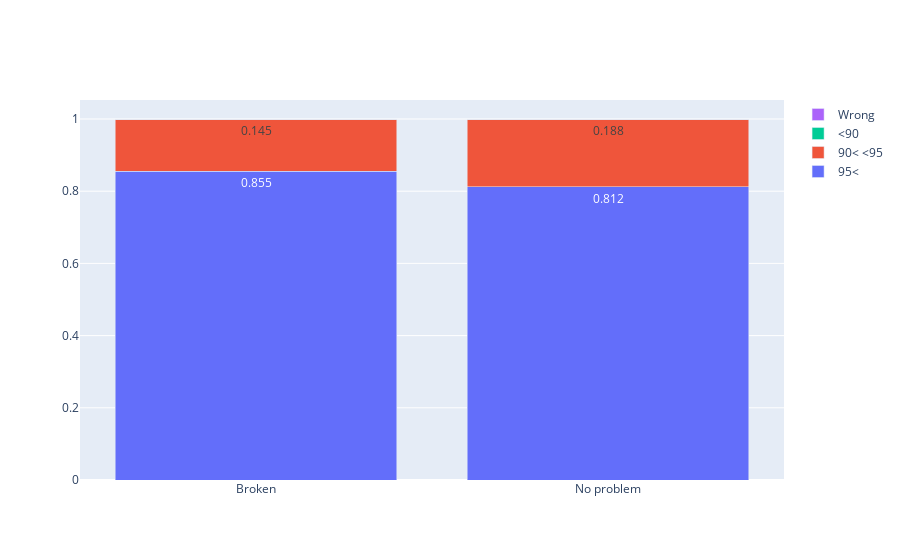

The cell this chart's notebook holds for it:
### Code cell
fig = go.Figure(
    data=[
        go.Bar(name="95<", x=["Broken", "No problem"], y=test[0], text=test[0]),
        go.Bar(name="90< <95", x=["Broken", "No problem"], y=test[1], text=test[1]),
        go.Bar(name="<90", x=["Broken", "No problem"], y=test[2], text=test[2]),
        go.Bar(name="Wrong", x=["Broken", "No problem"], y=test[3], text=test[3]),
    ]
)
# Change the bar mode
fig.update_layout(barmode="stack")
fig.show()

### Figure 1 — Plotly figure (JSON) as saved in the notebook; plotly's stock layout.template omitted (floating-point values rounded to 4 significant figures)
{"data": [{"name": "95<", "text": [0.855, 0.812], "type": "bar", "x": ["Broken", "No problem"], "y": [0.855, 0.812]}, {"name": "90< <95", "text": [0.145, 0.188], "type": "bar", "x": ["Broken", "No problem"], "y": [0.145, 0.188]}, {"name": "<90", "text": [0, 0], "type": "bar", "x": ["Broken", "No problem"], "y": [0, 0]}, {"name": "Wrong", "text": [0, 0], "type": "bar", "x": ["Broken", "No problem"], "y": [0, 0]}], "layout": {"barmode": "stack"}}
